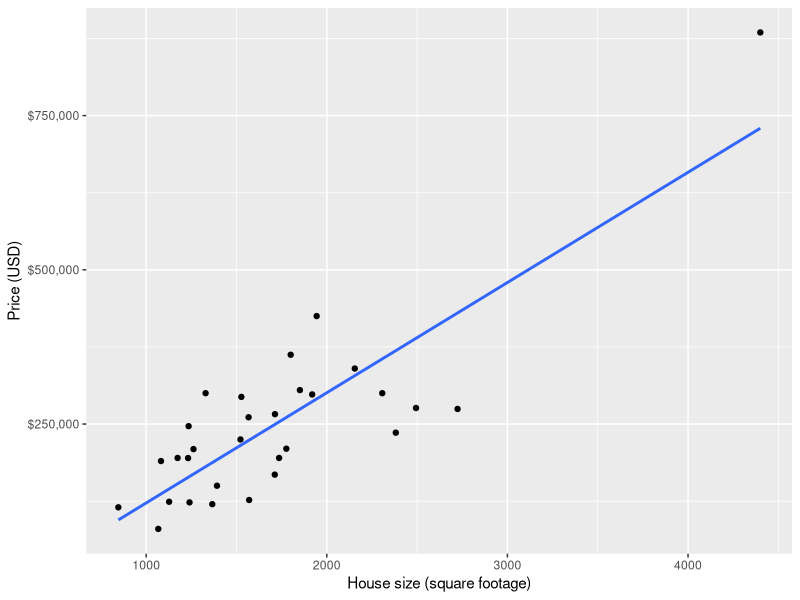
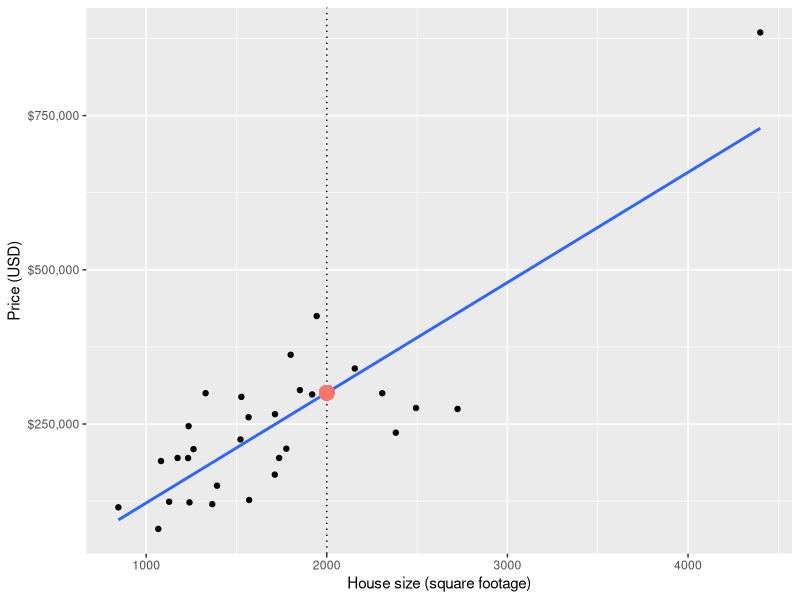
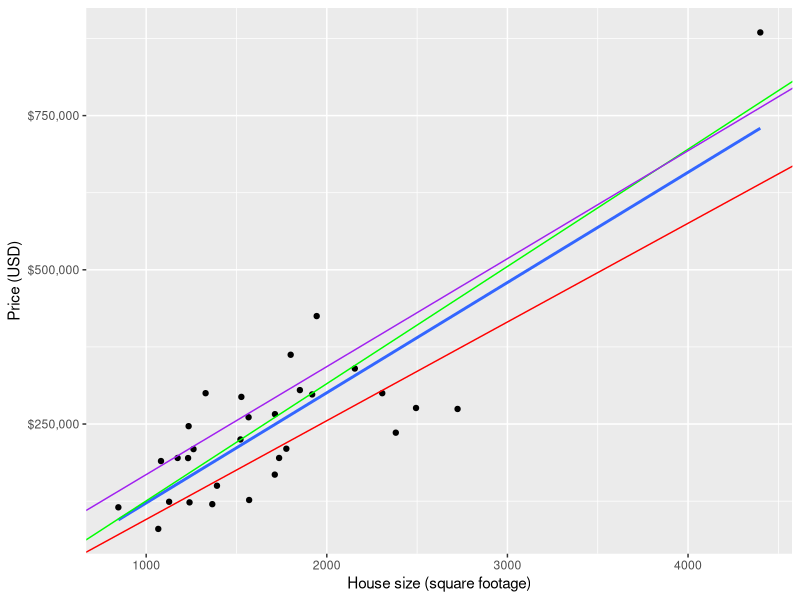

Here is the R script that generated these plots, in order:
## ---- chunk 1
library(tidyverse)
library(scales)
library(caret)
library(gridExtra)

data(Sacramento)
set.seed(2019)
small_sacramento <- sample_n(Sacramento, size = 30)

small_plot <- ggplot(small_sacramento, aes(x = sqft, y = price)) +
  geom_point() +
  xlab("House size (square footage)") +
  ylab("Price (USD)") +
  scale_y_continuous(labels=dollar_format()) +
  geom_smooth(method = "lm", se = FALSE) 
small_plot
## ---- chunk 2
small_model <- lm(price ~ sqft, data = small_sacramento)
prediction <- predict(small_model, data.frame(sqft = 2000))

small_plot + 
  geom_vline(xintercept = 2000, linetype = "dotted") +
  geom_point(aes(x = 2000, y = prediction[[1]], color = "red", size = 2.5)) +
  theme(legend.position="none")

print(prediction[[1]])
## ---- chunk 3

small_plot + 
  geom_abline(intercept = -64542.23, slope = 190, color = "green") +
  geom_abline(intercept = -6900, slope = 175, color = "purple") +
  geom_abline(intercept = -64542.23, slope = 160, color = "red") 
